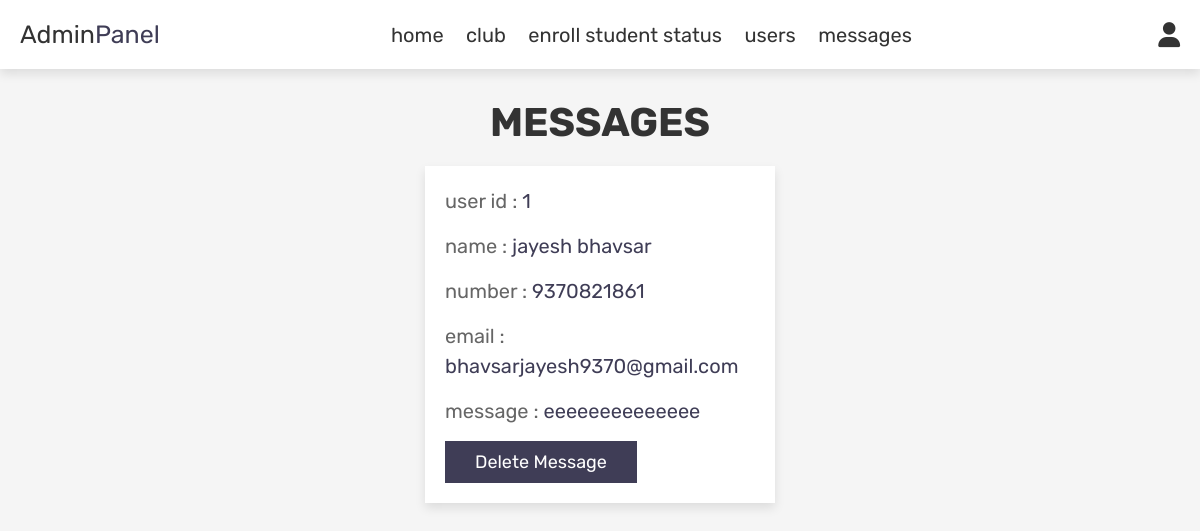
Page /admin_contacts.php (signed in) on the committed database.
### tables this page shows
CREATE TABLE `message` (
  `id` int(100) NOT NULL,
  `user_id` int(100) NOT NULL,
  `name` varchar(100) NOT NULL,
  `email` varchar(100) NOT NULL,
  `number` varchar(12) NOT NULL,
  `message` varchar(500) NOT NULL
);

### admin_contacts.php (the view, shortened to what this page needs)
<?php
include 'config.php';
?>
<!DOCTYPE html>
<html lang="en">
<head>
   <link rel="stylesheet" href="https://cdnjs.cloudflare.com/ajax/libs/font-awesome/6.0.0/css/all.min.css">
   <link rel="stylesheet" href="css/admin_style.css?v=<?php echo time();?>">
</head>
<body>
<?php include 'admin_header.php'; ?>
<section class="messages">
   <h1 class="title"> messages </h1>
   <div class="box-container">
   <?php
      $select_message = mysqli_query($conn, "SELECT * FROM `message`") or die('query failed');
      if(mysqli_num_rows($select_message) > 0){
         while($fetch_message = mysqli_fetch_assoc($select_message)){
   ?>
   <div class="box">
      <p> user id : <span><?php echo $fetch_message['user_id']; ?></span> </p>
      <p> name : <span><?php echo $fetch_message['name']; ?></span> </p>
      <p> number : <span><?php echo $fetch_message['number']; ?></span> </p>
      <p> email : <span><?php echo $fetch_message['email']; ?></span> </p>
      <p> message : <span><?php echo $fetch_message['message']; ?></span> </p>
      <a href="admin_contacts.php?delete=<?php echo $fetch_message['id']; ?>" onclick="return confirm('delete this message?');" class="delete-btn">delete message</a>
   </div>
   <?php
      };
   }else{
      echo '<p class="empty">you have no messages!</p>';
   }
   ?>
   </div>
</section>
</body>
</html>

### css/admin_style.css (style rules this page uses)
:root { --red: #3f3d56; --red: #3f3d56; --orange:#f39c12; --black:#333; --white:#fff; --light-color:#666; --light-white:#ccc; --light-bg:#f5f5f5; --border:.1rem solid var(--black); --box-shadow:0 .5rem 1rem rgba(0,0,0,.1); }
* { font-family: 'Rubik', sans-serif; margin:0; padding:0; box-sizing: border-box; outline: none; border:none; text-decoration: none; transition:all .2s linear; }
html { font-size: 62.5%; overflow-x: hidden; }
body { background-color: var(--light-bg); }
section { padding:3rem 2rem; }
.title { text-align: center; margin-bottom: 2rem; text-transform: uppercase; color:var(--black); font-size: 4rem; }
.btn, .option-btn, .delete-btn, .white-btn { display: inline-block; margin-top: 1rem; padding:1rem 3rem; cursor: pointer; color:var(--white); font-size: 1.8rem; text-transform: capitalize; }
.delete-btn { background-color: var(--red); }
.messages .box-container { display: grid; grid-template-columns: repeat(auto-fit, 35rem); justify-content: center; gap:1.5rem; max-width: 1200px; margin:0 auto; align-items: flex-start; }
.messages .box-container .box { background-color: var(--white); padding:2rem; box-shadow: var(--box-shadow); }
.messages .box-container .box p { padding-bottom: 1.5rem; font-size: 2rem; color:var(--light-color); line-height: 1.5; }
.messages .box-container .box p span { color:var(--red); }
.messages .box-container .box .delete-btn { margin-top: 0; }

### rows in the picture
message: user "1", name "jayesh bhavsar", number "9370821861", email "bhavsarjayesh9370@gmail.com", message "eeeeeeeeeeeeee"
